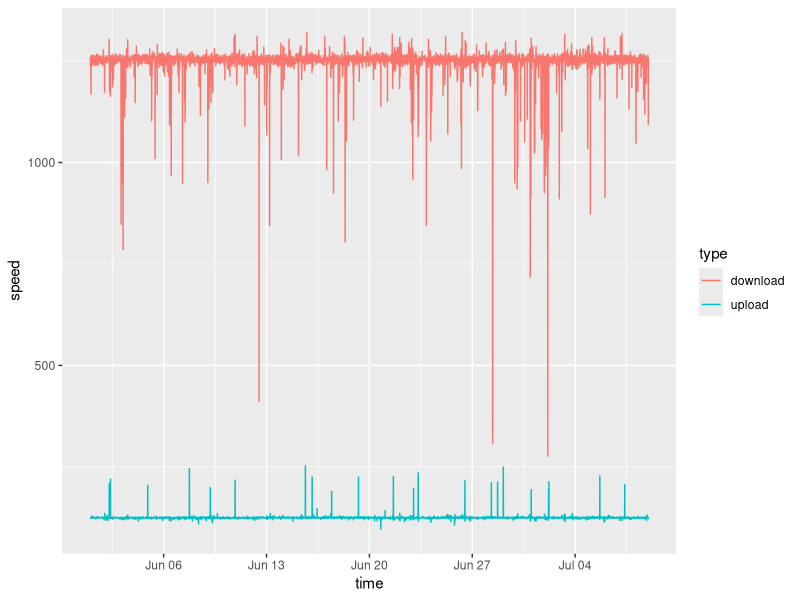
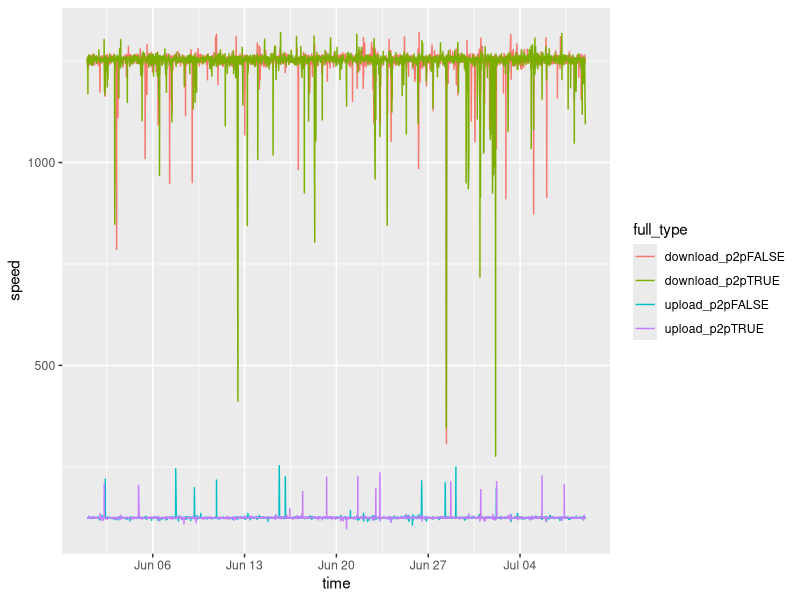
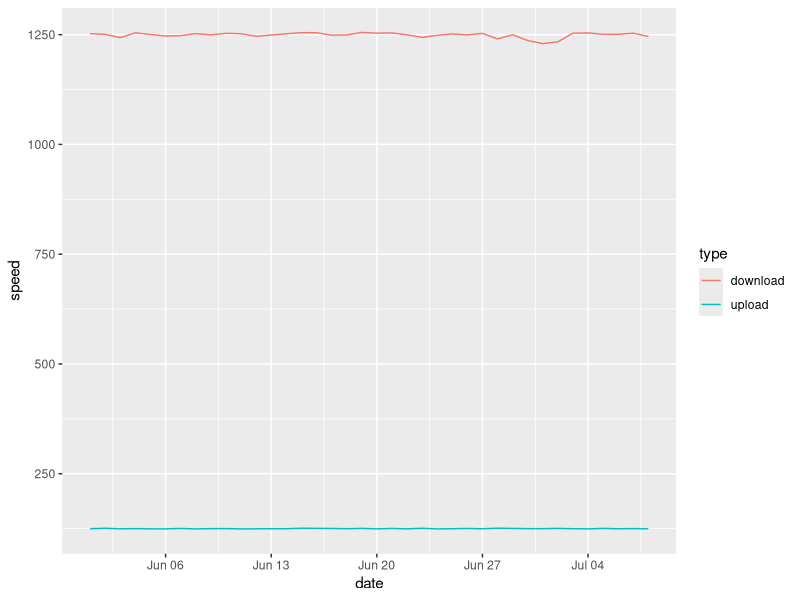
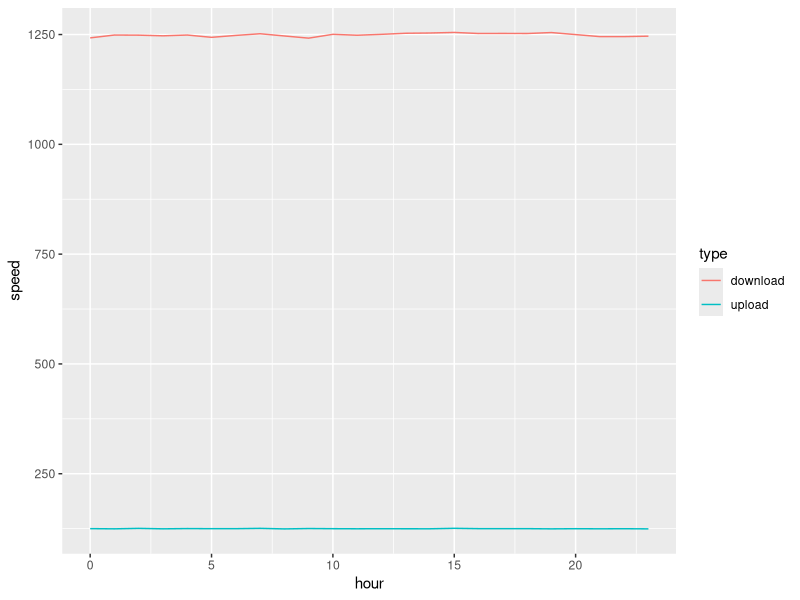
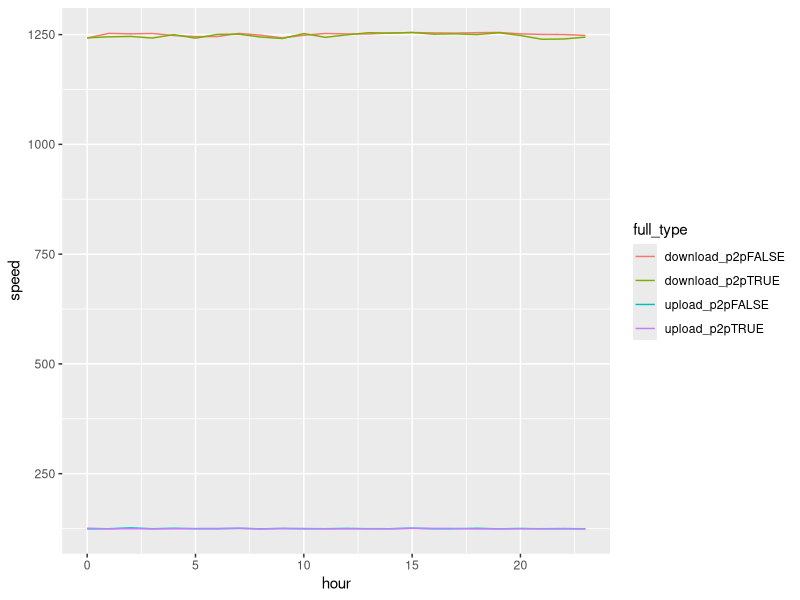
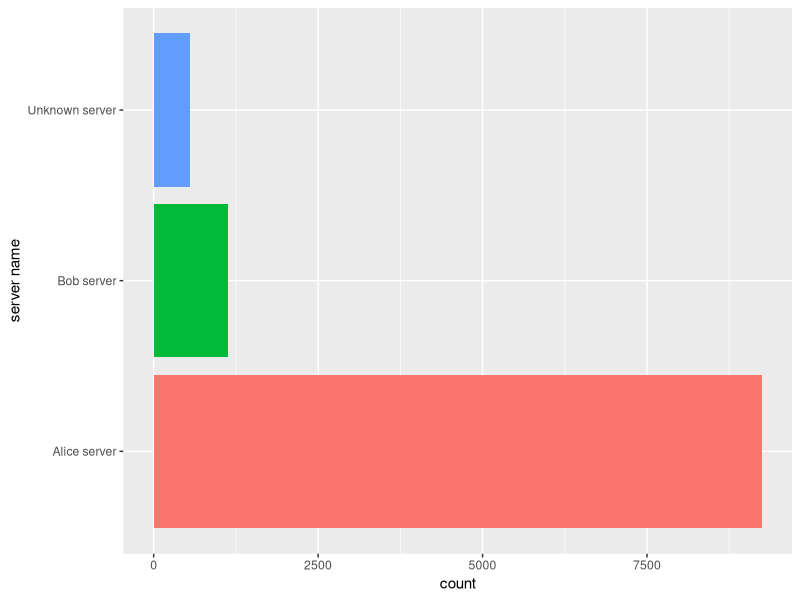
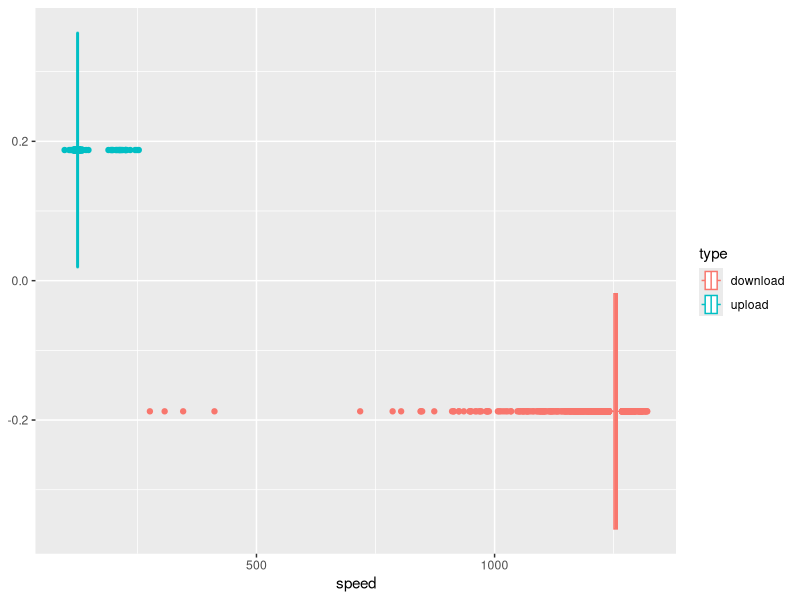

Source code (R) for these figures, in order:
library(tidyverse)
library(ggplot2)
library(lubridate)

data <- read_csv("speedtest_dummy.csv")

# Prepare data
data <- data %>%
  mutate(download = (download / 1024), upload = (upload / 1024),
         date = as.Date(time), hour = hour(time)) %>%
  gather(key = "type", value = "speed", c("download", "upload")) %>%
  mutate(full_type = str_c(type, p2p, sep = "_p2p"))

# Compares uploads and downloads along time
data %>%
  ggplot(aes(time, speed, color = type)) + geom_line()

# Separate by p2p status
data %>%
  ggplot(aes(time, speed, color = full_type)) + geom_line()

# Daily means
data %>%
  group_by(date, type) %>%
  summarise(date, type, speed = mean(speed)) %>%
  distinct() %>%
  ggplot(aes(date, speed, color = type)) + geom_line()

# Hourly means
data %>%
  group_by(hour, type) %>%
  summarise(hour, speed = mean(speed)) %>%
  distinct() %>%
  ggplot(aes(hour, speed, color = type)) + geom_line()

# Hourly means with p2p status
data %>%
  group_by(hour, full_type) %>%
  summarise(hour, full_type, speed = mean(speed)) %>%
  ggplot(aes(hour, speed, color = full_type)) + geom_line()

# Server count
ggplot(data, aes(`server name`, fill = `server name`)) + geom_bar() +
                  coord_flip() + theme(legend.position = "none")

# Boxplot
data %>%
  ggplot(aes(speed, color = type)) + geom_boxplot(orientation = "y")
